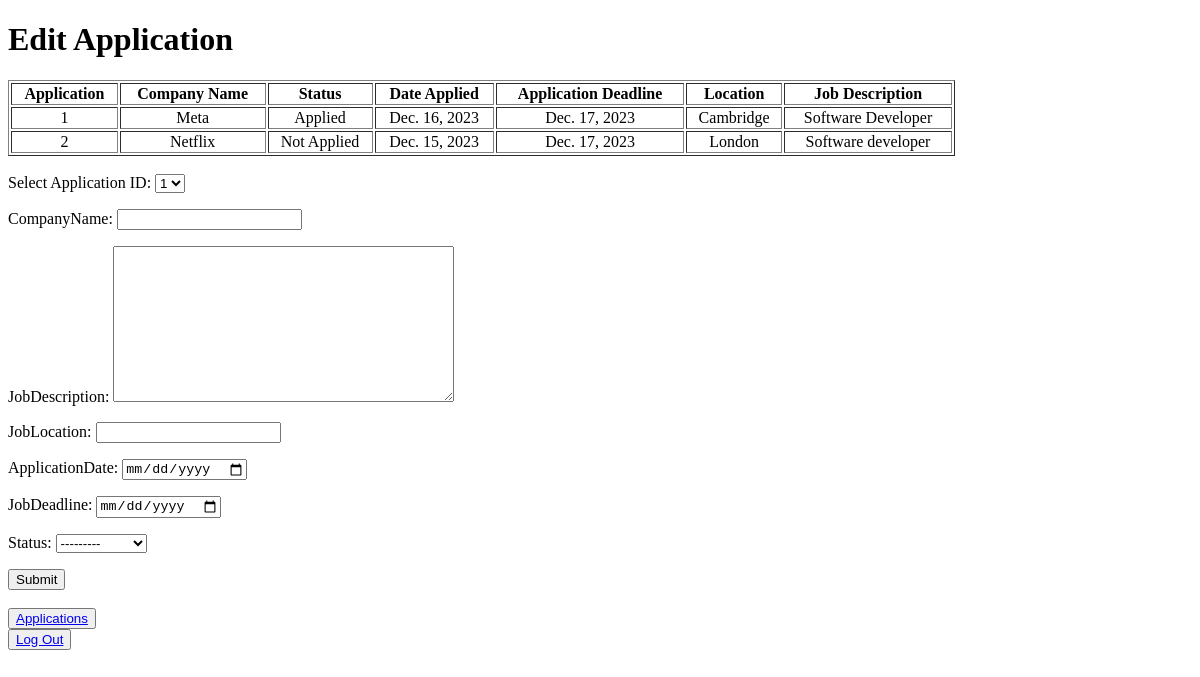
The app's page /editApplication (signed in), older data.
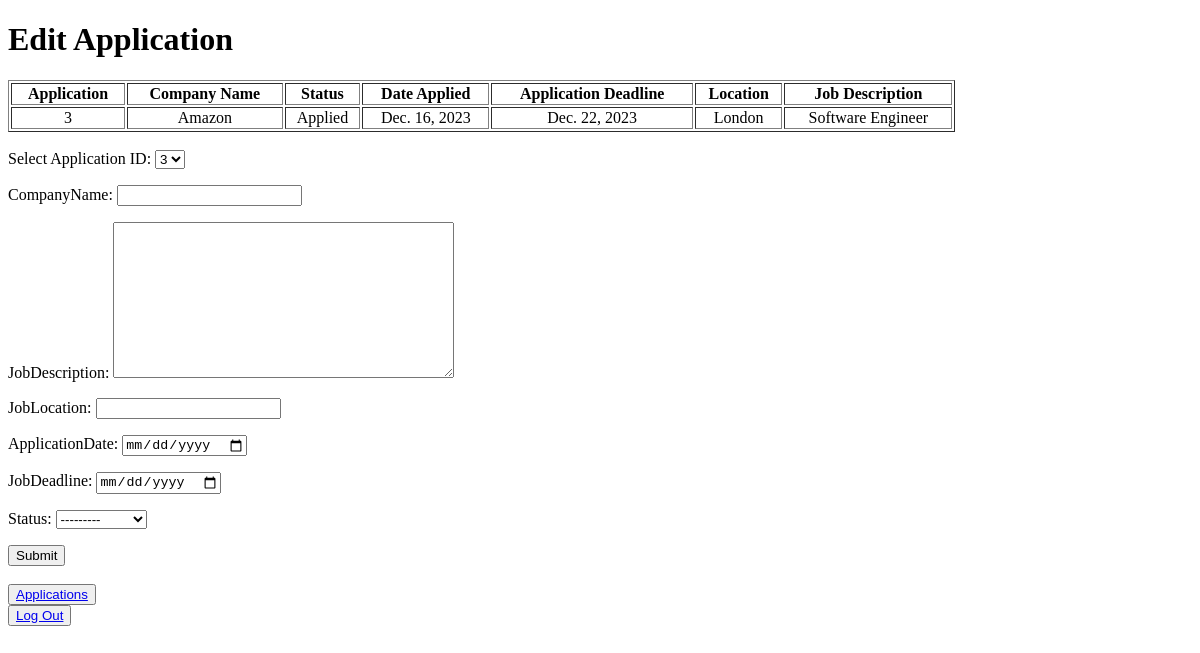
The same page, newer data.
### userAuth/models.py (models this page shows)
class jobApplication(models.Model):
    notApplied = 'Not Applied'
    applied = 'Applied'
    interview = 'Interview'
    statusOptions = [
        (notApplied, 'Not Applied'),
        (applied, 'Applied'),
        (interview,'Interview'),
    ]
    applicationID = models.AutoField(primary_key=True)
    companyName = models.CharField(default = None,max_length=255)
    jobDescription = models.TextField(default = None)
    jobLocation = models.CharField(default = None, max_length=255)
    applicationDate = models.DateField(default=None)
    jobDeadline = models.DateField(default = None)
    status = models.CharField(max_length=255,choices = statusOptions)
    userID = models.ForeignKey(User,on_delete=models.CASCADE)

### applicationAPI/views.py (the view, shortened to what this page needs)
# urls.py: path('editApplication',views.editApplication, name= 'edit'),
@login_required
def editApplication(request):
    form = editJobApplicationData()
    currentUser = request.user
    query = jobApplication.objects.all().filter(userID = currentUser).order_by('applicationID')
    userApplications = jobApplication.objects.filter(userID=currentUser)
    applicationIDs = [app.applicationID for app in userApplications]
    context = {
        'form':form,
        'applicationIDs': applicationIDs,
        'query': query
    }
    return render(request, 'editApplication.html',context)

### applicationAPI/forms.py
class editJobApplicationData(createJobApplicationData):
    class Meta(createJobApplicationData.Meta):
        widgets = {
            'status': forms.Select(attrs={'class': 'form-control'}),
            'applicationDate': DateInput(),
            'jobDeadline': DateInput(),
        }
    def __init__(self, *args, **kwargs):
        super().__init__(*args, **kwargs)
        for field_name, field in self.fields.items():
            field.required = False
            field.empty_value = None

### applicationAPI/templates/editApplication.html (shortened to what this page needs)
<!DOCTYPE html>
<html lang="en">
<head>
</head>
<body>
    <h1>Edit Application</h1>
    {% include 'partials/table.html' %}
    <br>
    <form method="POST">
        <label for="application_id">Select Application ID:</label>
        <select name="application_id" id="application_id">
            {% for id in applicationIDs %}
            <option value="{{ id }}">{{ id }}</option>
            {% endfor %}
        </select>
        {%for field in form%}
            <p>{{field.label}}: {{field}}</p>
        {% endfor %}
        <input type="submit" name="Edit Application">
    </form>
    <br>
    <button><a href="/applications">Applications</a></button>
    <br>
    <button><a href="/logout">Log Out</a></button>
</body>
</html>

### applicationAPI/templates/partials/table.html
<table class="table" border="1" width="80%" height="100%">
    <thead>
        <tr>
            <th scope="col">Application</th>
            <th scope="col">Company Name</th>
            <th scope="col">Status</th>
            <th scope="col">Date Applied</th>
            <th scope="col">Application Deadline</th>
            <th scope="col">Location</th>
            <th scope="col">Job Description</th>
        </tr>
        </thead>
        <tbody>
        {% for application in query %}
        <tr>
            <td align="center">{{application.applicationID}}</td>
            <td align="center">{{application.companyName}}</td>
            <td align="center">{{application.status}}</td>
            <td align="center">{{application.applicationDate}}</td>
            <td align="center">{{application.jobDeadline}}</td>
            <td align="center">{{application.jobLocation}}</td>
            <td align="center">{{application.jobDescription}}</td>
        </tr>
        {% endfor %}
        </tbody>
</table>

Row changes from the older to the newer data that the page shows:
removed jobApplication: applicationID "1", companyName "Meta", status "Applied", applicationDate "Dec. 16, 2023", jobDeadline "Dec. 17, 2023", jobLocation "Cambridge", jobDescription "Software Developer"
removed jobApplication: applicationID "2", companyName "Netflix", status "Not Applied", applicationDate "Dec. 15, 2023", jobDeadline "Dec. 17, 2023", jobLocation "London", jobDescription "Software developer"
added jobApplication: applicationID "3", companyName "Amazon", status "Applied", applicationDate "Dec. 16, 2023", jobDeadline "Dec. 22, 2023", jobLocation "London", jobDescription "Software Engineer"
Text that changed along with them:
form field application_id: "1" → "3"
